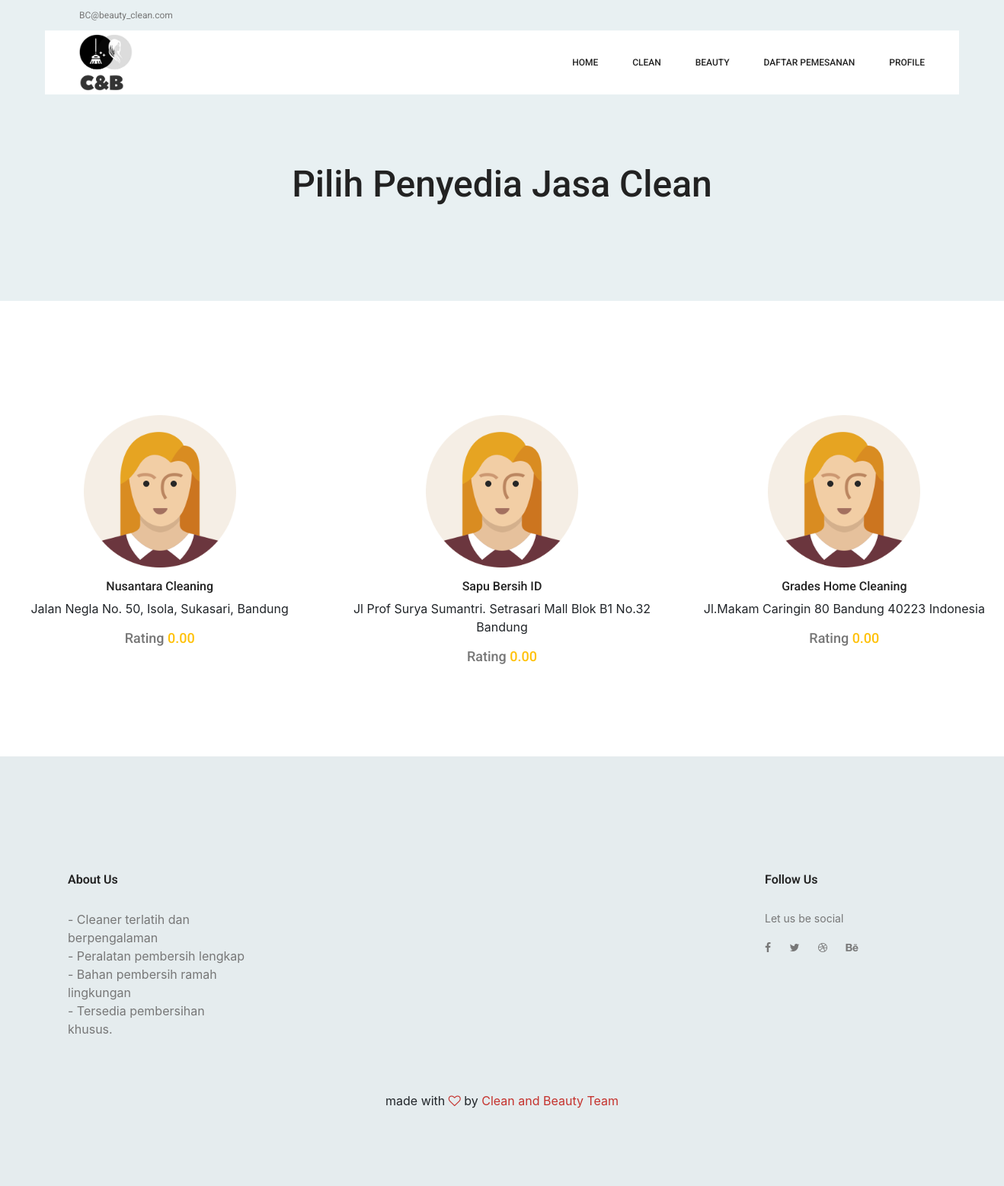
Screenshot of /index.php/clean with the database file from the repository.
### tables this page shows
CREATE TABLE `productclean` (
  `id_clean` int(5) NOT NULL,
  `id_pjasa` int(11) NOT NULL,
  `nama_clean` varchar(30) NOT NULL,
  `harga_clean` int(15) NOT NULL,
  `desc_clean` varchar(255) NOT NULL,
  `descmini_clean` varchar(155) NOT NULL,
  `gambar_clean` varchar(255) NOT NULL,
  `tipe_product` varchar(50) NOT NULL,
  `status_aktif` int(11) NOT NULL DEFAULT 1
);

CREATE TABLE `user` (
  `Tanggal` date NOT NULL DEFAULT current_timestamp(),
  `id` int(11) NOT NULL,
  `nama` varchar(255) NOT NULL,
  `username` varchar(255) NOT NULL,
  `email` varchar(255) NOT NULL,
  `password` varchar(255) NOT NULL,
  `image` varchar(255) NOT NULL,
  `role_id` varchar(20) DEFAULT NULL,
  `is_active` int(11) NOT NULL,
  `alamat` varchar(255) NOT NULL,
  `phone_number` varchar(15) NOT NULL
);

CREATE TABLE `transaksi_clean` (
  `id_orderclean` int(11) NOT NULL,
  `id_clean` int(5) NOT NULL,
  `id_user` int(5) NOT NULL,
  `namapengorder` varchar(255) NOT NULL,
  `alamat_pengorder` varchar(255) NOT NULL,
  `tanggal_pesan` date DEFAULT NULL,
  `jam_pesan` varchar(250) NOT NULL,
  `nomor_pengorder` varchar(255) NOT NULL,
  `panjang` int(11) NOT NULL,
  `lebar` int(11) NOT NULL,
  `total_harga` int(12) NOT NULL,
  `rating` double DEFAULT NULL,
  `alasan_tolak` text DEFAULT NULL,
  `status` int(12) NOT NULL
);

### application/controllers/Clean.php (called while the page is built, shortened)
<?php
class Clean extends CI_Controller
{
    public function __construct()
    {
        $this->load->model('Clean_model');
    }
    public function index()
    {
        $data['allpjasa_clean'] = $this->db->get_where('user', ['role_id' => "Clean"])->result_array();
        $data['avg_rating'] = $this->Clean_model->getRating();
        $this->load->view('templateAwal/header');
        $this->load->view('clean/index', $data);
        $this->load->view('templateAwal/footer');
    }
}

### index.php (called while the page is built, shortened)
<?php
require_once BASEPATH . 'core/CodeIgniter.php';

### application/models/Clean_model.php (called while the page is built, shortened)
<?php
class Clean_model extends CI_Model
{
    public function getRating()
    {
        $query = $this->db->query("SELECT *, avg(rating) avg FROM `transaksi_clean` tc RIGHT JOIN productclean pd using (id_clean) JOIN user u on(u.id = pd.id_pjasa) WHERE role_id = 'Clean' GROUP by id_pjasa ORDER BY id_pjasa DESC");
        return $query->result_array();
    }
}

### application/views/clean/index.php (the view, shortened to what this page needs)
<section class="banner_area">
    <div class="banner_inner d-flex align-items-center">
        <div class="container">
            <div class="banner_content text-center">
                <h2>Pilih Penyedia Jasa Clean</h2>
            </div>
        </div>
    </div>
</section>
<center>
    <section class="cat_product_area p_120">
        <div class="latest_product_inner row">
            <?php foreach ($avg_rating as $productclean) {?>
            <div class="col-lg-4 col-md-4 col-sm-6">
                <div class="f_p_item">
                    <a href="<?=base_url('Clean/product') . '/' . $productclean['id'];?>">
                        <div class="f_p_img">
                            <img class="img-fluid"
                                src="<?=base_url('assetsAdmin/img/' . $productclean['image'])?>" width="200px"
                                alt="">
                        </div>
                    </a>
                    <a href="<?=base_url('Clean/product') . '/' . $productclean['id'];?>">
                        <h4><?=$productclean['nama'];?></h4>
                    </a>
                    <p><?=$productclean['alamat'];?></p>
                    <h5>Rating <font class="text-warning"><?=number_format($productclean['avg'], 2)?></font>
                    </h5>
                </div>
            </div>
            <?php }?>
        </div>
    </section>
</center>

### application/views/templateAwal/header.php (shortened to what this page needs)
<!doctype html>
<html lang="en">
    <head>
        <link rel="stylesheet" href="<?php echo base_url() ?>assetsAwal/css/bootstrap.css">
        <link rel="stylesheet" href="<?php echo base_url() ?>assetsAwal/vendors/linericon/style.css">
        <link rel="stylesheet" href="<?php echo base_url() ?>assetsAwal/css/font-awesome.min.css">
        <link rel="stylesheet" href="<?php echo base_url() ?>assetsAwal/vendors/owl-carousel/owl.carousel.min.css">
        <link rel="stylesheet" href="<?php echo base_url() ?>assetsAwal/vendors/lightbox/simpleLightbox.css">
        <link rel="stylesheet" href="<?php echo base_url() ?>assetsAwal/vendors/nice-select/css/nice-select.css">
        <link rel="stylesheet" href="<?php echo base_url() ?>assetsAwal/vendors/animate-css/animate.css">
        <link rel="stylesheet" href="<?php echo base_url() ?>assetsAwal/vendors/jquery-ui/jquery-ui.css">
        <link rel="stylesheet" href="<?php echo base_url() ?>assetsAwal/css/style.css">
        <link rel="stylesheet" href="<?php echo base_url() ?>assetsAwal/css/responsive.css">
        <link rel="stylesheet" href="https://cdnjs.cloudflare.com/ajax/libs/twitter-bootstrap/4.5.2/css/bootstrap.css">
        <link rel="stylesheet" href="https://cdn.datatables.net/1.10.24/css/dataTables.bootstrap4.min.css">
    </head>
    <body>
        <header class="header_area">
            <div class="top_menu row m0">
                <div class="container">
                    <div class="float-left">
                        <a href="mailto:BC@beauty_clean.com">BC@beauty_clean.com</a>
                    </div>
                </div>
            </div>
            <div class="main_menu">
                <nav class="navbar navbar-expand-lg navbar-light main_box">
                    <div class="container">
                        <a class="navbar-brand logo_h" href="<?=base_url('awal')?>"><img
                                src="<?php echo base_url() ?>assetsAwal/img/logoo1.jpg" width="70px" alt=""></a>
                        <div class="collapse navbar-collapse offset" id="navbarSupportedContent">
                            <ul class="nav navbar-nav menu_nav ml-auto">
                                <li class="nav-item"><a class="nav-link" href="<?=base_url('awal');?>">Home</a></li>
                                <li class="nav-item submenu dropdown">
                                    <a href="<?=base_url('Clean');?>" class="nav-link" role="button"
                                        aria-haspopup="true" aria-expanded="false">Clean</a>
                                </li>
                                <li class="nav-item submenu dropdown">
                                    <a href="<?=base_url('Beauty');?>" class="nav-link" role="button"
                                        aria-haspopup="true" aria-expanded="false">Beauty</a>
                                </li>
                                <li class="nav-item submenu dropdown">
                                    <a href="<?=base_url('awal/daftar_pesanan')?>" class="nav-link" role="button"
                                        aria-haspopup="true" aria-expanded="false">Daftar Pemesanan</a>
                                </li>
                                <li class="nav-item submenu dropdown">
                                    <a href="#" class="nav-link dropdown-toggle" data-toggle="dropdown" role="button"
                                        aria-haspopup="true" aria-expanded="false">Profile</a>
                                </li>
                            </ul>
                        </div>
                    </div>
                </nav>
            </div>
        </header>

### application/views/templateAwal/footer.php (shortened to what this page needs)
<footer class="footer-area">
    <div class="container">
        <div class="row">
            <div class="single-footer-widget">
                <h2 class="footer_title">About Us</h2>
                <p>- Cleaner terlatih dan berpengalaman <br>
                    - Peralatan pembersih lengkap <br>
                    - Bahan pembersih ramah lingkungan <br>
                    - Tersedia pembersihan khusus.</p>
            </div>
            <div class="col-lg-4 col-md-6 col-sm-6">
            </div>
            <div class="col-lg-3 col-md-6 col-sm-6">
            </div>
            <div class="col-lg-2 col-md-6 col-sm-6">
                <div class="single-footer-widget f_social_wd">
                    <h6 class="footer_title">Follow Us</h6>
                    <p>Let us be social</p>
                    <div class="f_social">
                        <a href="#"><i class="fa fa-facebook"></i></a>
                        <a href="#"><i class="fa fa-twitter"></i></a>
                        <a href="#"><i class="fa fa-dribbble"></i></a>
                        <a href="#"><i class="fa fa-behance"></i></a>
                    </div>
                </div>
            </div>
        </div>
        <div class="row footer-bottom d-flex justify-content-between align-items-center">
            <p class="col-lg-12 footer-text text-center">
                made with <i
                    class="fa fa-heart-o" aria-hidden="true"></i> by <a href="https://colorlib.com"
                    target="_blank">Clean and Beauty Team</a>
            </p>
        </div>
    </div>
</footer>
</body>
</html>

### rows the page displays
productclean: user.image (placeholder picture), user.nama "Nusantara Cleaning", user.alamat "Jalan Negla No. 50, Isola, Sukasari, Bandung", avg "0.00"
productclean: user.image (placeholder picture), user.nama "Sapu Bersih ID", user.alamat "Jl Prof Surya Sumantri. Setrasari Mall Blok B1 No.32 Bandung", avg "0.00"
transaksi_clean: user.image (placeholder picture), user.nama "Grades Home Cleaning", user.alamat "Jl.Makam Caringin 80 Bandung 40223 Indonesia", avg "0.00"
